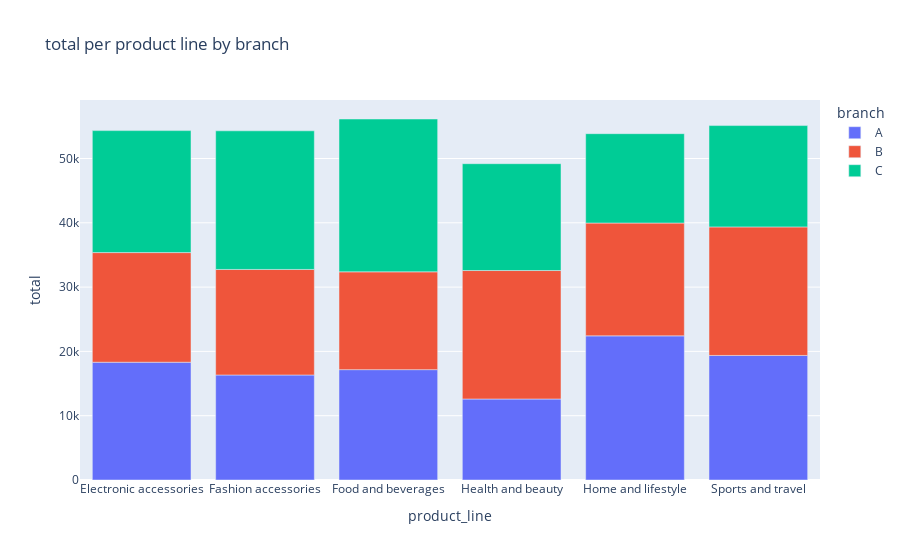

Source (notebook cell):
### Code cell
px.bar(dff,x='product_line',y='total',color='branch', title='total per product line by branch')

### Figure 1 — Plotly figure (JSON) as saved in the notebook; plotly's stock layout.template omitted (floating-point values rounded to 4 significant figures)
{"data": [{"alignmentgroup": "True", "hovertemplate": "branch=A<br>product_line=%{x}<br>total=%{y}<extra></extra>", "legendgroup": "A", "marker": {"color": "#636efa", "pattern": {"shape": ""}}, "name": "A", "offsetgroup": "A", "orientation": "v", "showlegend": true, "textposition": "auto", "type": "bar", "x": ["Electronic accessories", "Fashion accessories", "Food and beverages", "Health and beauty", "Home and lifestyle", "Sports and travel"], "xaxis": "x", "y": [18320.0, 16330.0, 17160.0, 12600.0, 22420.0, 19370.0], "yaxis": "y"}, {"alignmentgroup": "True", "hovertemplate": "branch=B<br>product_line=%{x}<br>total=%{y}<extra></extra>", "legendgroup": "B", "marker": {"color": "#EF553B", "pattern": {"shape": ""}}, "name": "B", "offsetgroup": "B", "orientation": "v", "showlegend": true, "textposition": "auto", "type": "bar", "x": ["Electronic accessories", "Fashion accessories", "Food and beverages", "Health and beauty", "Home and lifestyle", "Sports and travel"], "xaxis": "x", "y": [17050.0, 16410.0, 15210.0, 19980.0, 17550.0, 19990.0], "yaxis": "y"}, {"alignmentgroup": "True", "hovertemplate": "branch=C<br>product_line=%{x}<br>total=%{y}<extra></extra>", "legendgroup": "C", "marker": {"color": "#00cc96", "pattern": {"shape": ""}}, "name": "C", "offsetgroup": "C", "orientation": "v", "showlegend": true, "textposition": "auto", "type": "bar", "x": ["Electronic accessories", "Fashion accessories", "Food and beverages", "Health and beauty", "Home and lifestyle", "Sports and travel"], "xaxis": "x", "y": [18970.0, 21560.0, 23770.0, 16620.0, 13900.0, 15760.0], "yaxis": "y"}], "layout": {"barmode": "relative", "legend": {"title": {"text": "branch"}, "tracegroupgap": 0}, "title": {"text": "total per product line by branch"}, "xaxis": {"anchor": "y", "domain": [0, 1], "title": {"text": "product_line"}}, "yaxis": {"anchor": "x", "domain": [0, 1], "title": {"text": "total"}}}}
